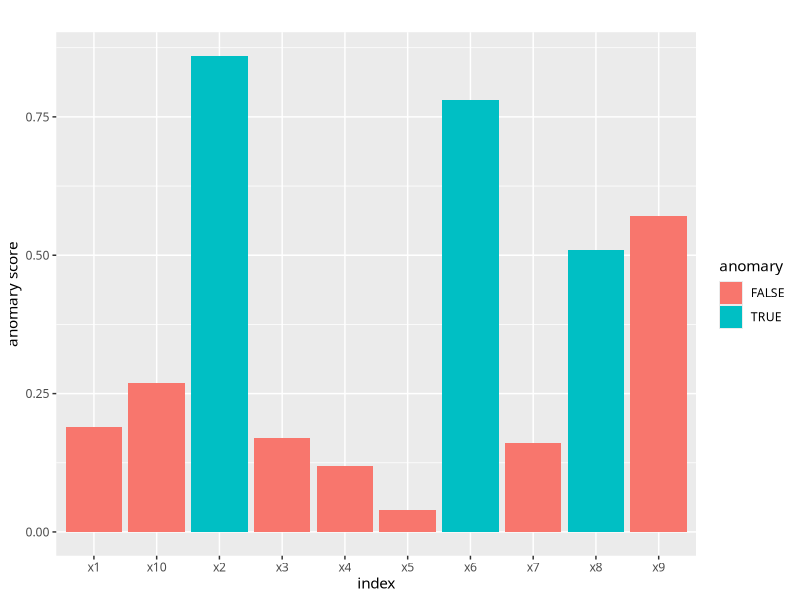
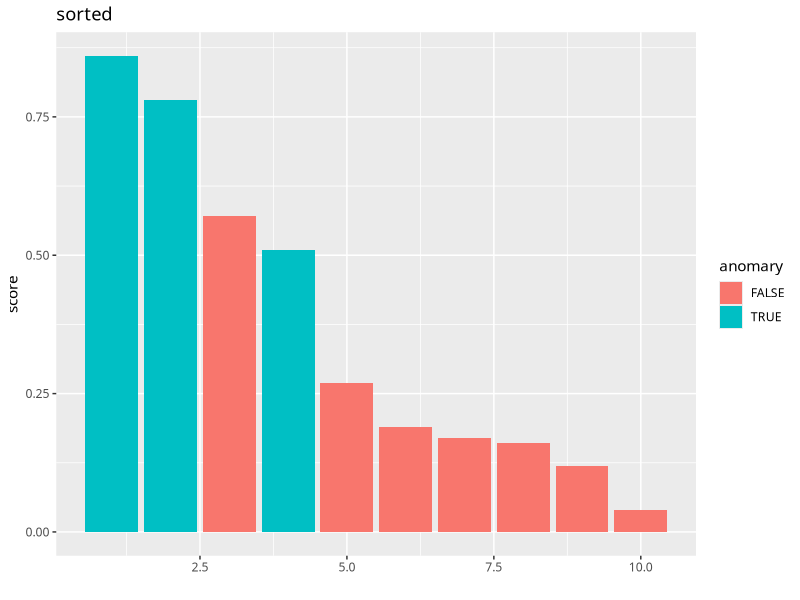
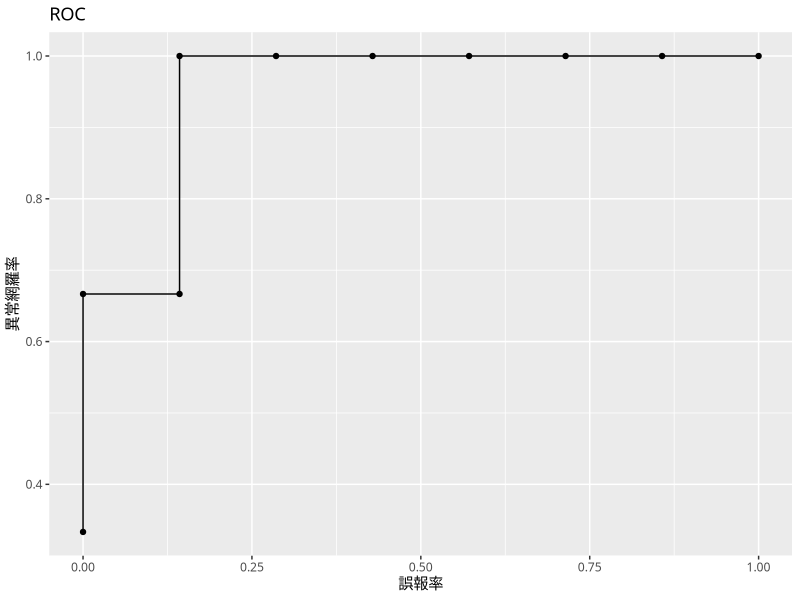
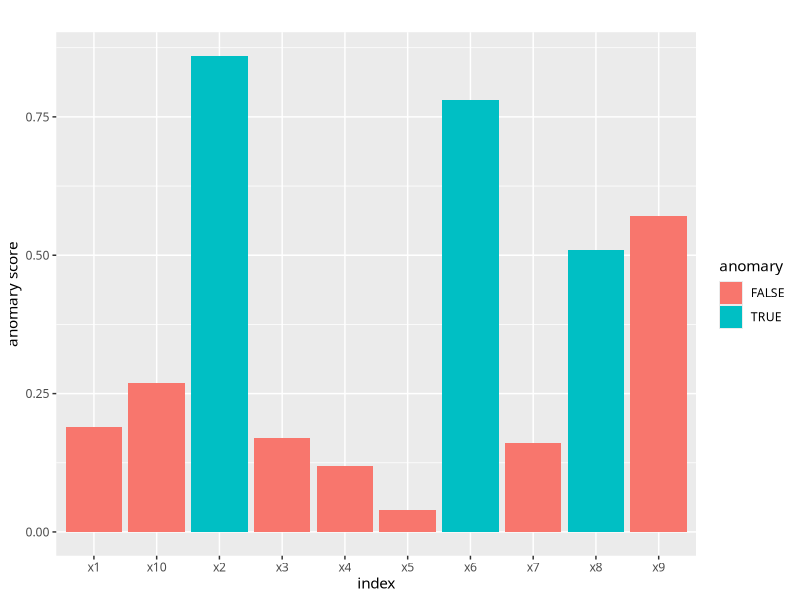
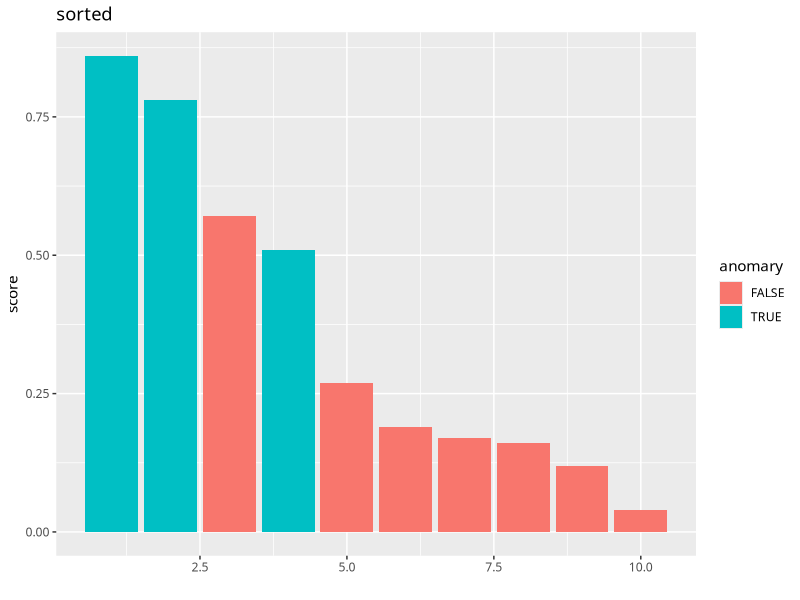
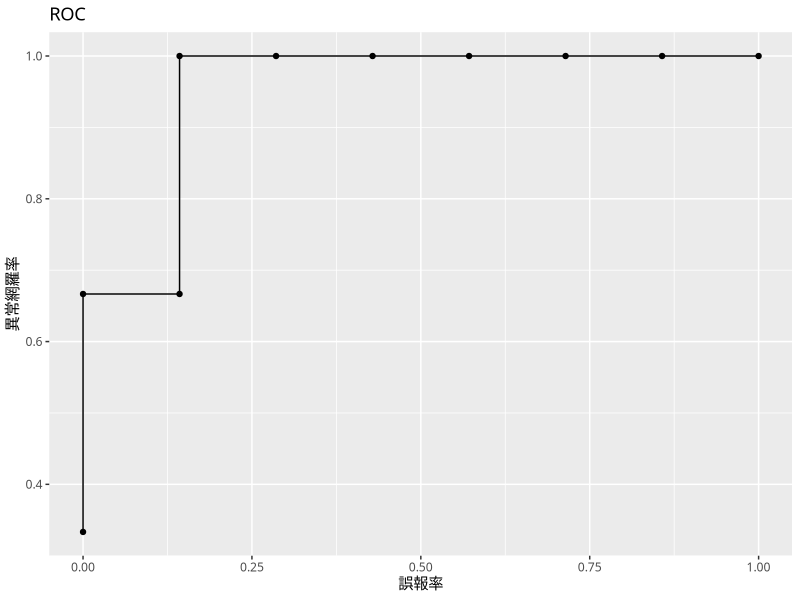

Here is the R script that generated these plots, in order:
require(ggplot2)

# change working directory
theme_set(theme_gray(base_family="HiraMaruProN-W4"))
frame_files <- lapply(sys.frames(), function(x) x$ofile)
frame_files <- Filter(Negate(is.null), frame_files)
setwd(dirname(frame_files[[length(frame_files)]]))

d <- read.csv("data/score.csv", header=T)
head(d)
# name score anomary
# 1   x1  0.19   FALSE
# 2   x2  0.86    TRUE
# 3   x3  0.17   FALSE
# 4   x4  0.12   FALSE
# 5   x5  0.04   FALSE
# 6   x6  0.78    TRUE

p <- ggplot(d,
      aes(
        x=name,
        y=score,
        fill=anomary,
      )
    )
p <- p + geom_bar(stat = "identity") + labs(title="", x="index", y="anomary score")
plot(p)
ggsave("./img/score.png", p)

sorted <- d[order(d$score, decreasing=T),]

p <- ggplot(sorted,
      aes(
        x=c(1:nrow(sorted)),
        y=score,
        fill=anomary,
      )
    )
p <- p + geom_bar(stat = "identity") + labs(title="sorted", x="", y="score")
plot(p)
ggsave("./img/sorted-score.png", p)

# ROC
anomary <- d$anomary
anomary_sorted <- sorted$anomary

n_total <- length(anomary)
n_anom <- sum(anomary)
n_norm <- n_total - n_anom

coverage <- rep(0, n_total)
detection <- rep(1, n_total)

for(i in c(1:n_total)) {
  n_detecedAnom <- sum(anomary_sorted[1:i])
  n_detecedNorm <- (n_total-i) - sum (anomary_sorted[-(1:i)])
  coverage[i] <- n_detecedAnom / n_anom
  detection[i] <- n_detecedNorm / n_norm
}

roc <- data.frame(x=detection, y=coverage)

p <- ggplot(roc,
      aes(
        x=1-x,
        y=y
      )
    )
p <- p + geom_point() + geom_line() + labs(title="ROC", x="誤報率", y="異常網羅率")
plot(p)
ggsave("./img/ROC.png", p)
